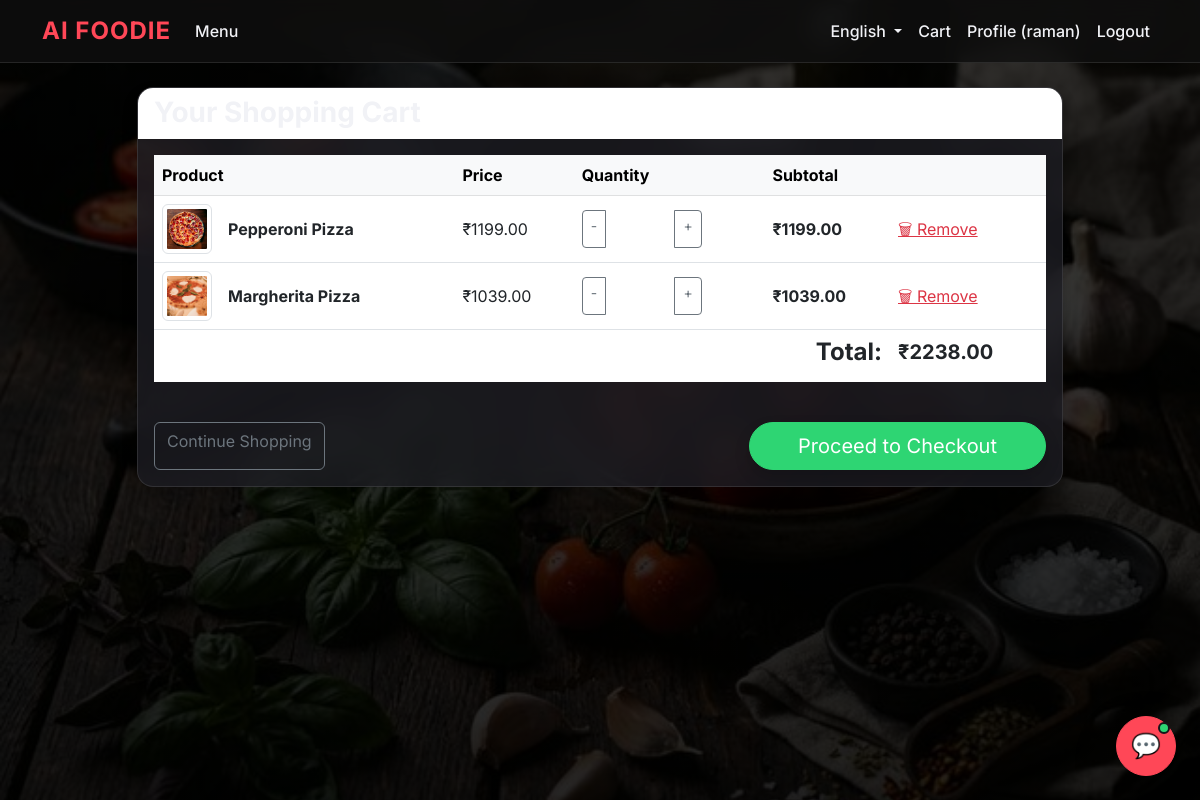
The page /cart/ (signed in) on the database its author committed.
### core/models.py (models this page shows, shortened)
class CartItem(models.Model):
    cart = models.ForeignKey(Cart, related_name='items', on_delete=models.CASCADE)
    food_item = models.ForeignKey(FoodItem, on_delete=models.CASCADE)
    quantity = models.PositiveIntegerField(default=1)
    def get_total_price(self):
        return self.quantity * self.food_item.price

class FoodItem(models.Model):
    category = models.ForeignKey(Category, related_name='food_items', on_delete=models.CASCADE)
    name = models.CharField(max_length=200)
    description = models.TextField()
    price = models.DecimalField(max_digits=6, decimal_places=2)
    image = models.ImageField(upload_to='food_images/', blank=True, null=True)
    is_available = models.BooleanField(default=True)
    popularity_score = models.IntegerField(default=0)

class Cart(models.Model):
    user = models.ForeignKey(User, on_delete=models.CASCADE, null=True, blank=True)
    session_key = models.CharField(max_length=40, null=True, blank=True)
    created_at = models.DateTimeField(auto_now_add=True)
    updated_at = models.DateTimeField(auto_now=True)
    def get_total_price(self):
        return sum(item.get_total_price() for item in self.items.all())

### core/views.py (the view)
# urls.py: path('cart/', views.cart_view, name='cart'),
def cart_view(request):
    cart = get_or_create_cart(request)
    return render(request, 'core/cart.html', {'cart': cart})

### core/views.py (called while the page is built, shortened)
def get_or_create_cart(request):
    if request.user.is_authenticated:
        cart, created = Cart.objects.get_or_create(user=request.user)
        return cart

### templates/core/cart.html
{% extends 'core/base.html' %}
{% block content %}
<div class="row justify-content-center">
    <div class="col-md-10">
        <div class="card shadow">
            <div class="card-header bg-white">
                <h3 class="card-title mb-0">Your Shopping Cart</h3>
            </div>
            <div class="card-body">
                {% if cart.items.count > 0 %}
                    <div class="table-responsive">
                        <table class="table table-hover align-middle">
                            <thead class="table-light">
                                <tr>
                                    <th>Product</th>
                                    <th>Price</th>
                                    <th>Quantity</th>
                                    <th>Subtotal</th>
                                    <th></th>
                                </tr>
                            </thead>
                            <tbody>
                                {% for item in cart.items.all %}
                                <tr>
                                    <td>
                                        <div class="d-flex align-items-center">
                                            {% if item.food_item.image %}
                                                <img src="{{ item.food_item.image.url }}" class="img-thumbnail me-3" style="width: 50px; height: 50px; object-fit: cover;">
                                            {% endif %}
                                            <strong>{{ item.food_item.name }}</strong>
                                        </div>
                                    </td>
                                    <td>₹{{ item.food_item.price }}</td>
                                    <td>
                                        <div class="input-group" style="width: 120px;">
                                            <a href="{% url 'update_cart_item' item.id 'decrease' %}" class="btn btn-outline-secondary btn-sm">-</a>
                                            <input type="text" class="form-control text-center" value="{{ item.quantity }}" readonly>
                                            <a href="{% url 'update_cart_item' item.id 'increase' %}" class="btn btn-outline-secondary btn-sm">+</a>
                                        </div>
                                    </td>
                                    <td><strong>₹{{ item.get_total_price }}</strong></td>
                                    <td>
                                        <a href="{% url 'remove_from_cart' item.id %}" class="text-danger">&#128465; Remove</a>
                                    </td>
                                </tr>
                                {% endfor %}
                            </tbody>
                            <tfoot>
                                <tr>
                                    <td colspan="4" class="text-end border-0"><h4>Total:</h4></td>
                                    <td class="border-0"><h5>₹{{ cart.get_total_price }}</h5></td>
                                </tr>
                            </tfoot>
                        </table>
                    </div>
                    <div class="d-flex justify-content-between mt-4">
                        <a href="{% url 'menu' %}" class="btn btn-outline-secondary">Continue Shopping</a>
                        <a href="{% url 'checkout' %}" class="btn btn-success btn-lg px-5 shadow">Proceed to Checkout</a>
                    </div>
                {% else %}
                    <div class="text-center py-5">
                        <h4 class="text-muted mb-4">Your cart is empty.</h4>
                        <a href="{% url 'menu' %}" class="btn btn-primary btn-lg">Browse Menu</a>
                    </div>
                {% endif %}
            </div>
        </div>
    </div>
</div>
{% endblock %}

### templates/core/base.html (shortened to what this page needs)
{% load i18n %}
<!DOCTYPE html>
<html lang="{{ LANGUAGE_CODE }}">
<head>
    <link href="https://cdn.jsdelivr.net/npm/bootstrap@5.3.0/dist/css/bootstrap.min.css" rel="stylesheet">
    <link rel="stylesheet" href="https://cdn.jsdelivr.net/npm/bootstrap-icons@1.11.3/font/bootstrap-icons.min.css">
    <link href="/static/css/style.css?v=1.2" rel="stylesheet">
</head>
<body>
    <nav class="navbar navbar-expand-lg navbar-dark bg-dark">
        <div class="container">
            <a class="navbar-brand" href="{% url 'home' %}">AI Foodie</a>
            <div class="collapse navbar-collapse" id="navbarNav">
                <ul class="navbar-nav me-auto">
                    <li class="nav-item">
                        <a class="nav-link" href="{% url 'menu' %}">{% trans "Menu" %}</a>
                    </li>
                </ul>
                <ul class="navbar-nav ms-auto">
                    <li class="nav-item dropdown">
                        <a class="nav-link dropdown-toggle" href="#" id="languageDropdown" role="button" data-bs-toggle="dropdown" aria-expanded="false">
                            {% get_current_language as LANGUAGE_CODE %}
                            {% get_language_info for LANGUAGE_CODE as lang %}
                            {{ lang.name_local }}
                        </a>
                            {% get_available_languages as LANGUAGES %}
                            {% get_language_info_list for LANGUAGES as languages %}
                    </li>
                    <li class="nav-item">
                        <a class="nav-link" href="{% url 'cart' %}">
                            {% trans "Cart" %} <span id="nav-cart-badge" class="badge bg-danger rounded-pill ms-1" style="display: none; font-size: 0.75rem;">0</span>
                        </a>
                    </li>
                    {% if user.is_authenticated %}
                        <li class="nav-item">
                            <a class="nav-link" href="{% url 'profile' %}">{% trans "Profile" %} ({{ user.username }})</a>
                        </li>
                        <li class="nav-item">
                            <form action="{% url 'logout' %}" method="post" class="d-inline">
                                <button type="submit" class="nav-link btn btn-link">{% trans "Logout" %}</button>
                            </form>
                        </li>
                    {% endif %}
                </ul>
            </div>
        </div>
    </nav>
    <div class="container mt-4">
        {% block content %}
        {% endblock %}
    </div>
    <button id="chatbot-toggle" class="btn btn-primary rounded-circle position-fixed bottom-0 end-0 m-4 shadow-lg d-flex align-items-center justify-content-center" style="width: 60px; height: 60px; z-index: 1040;" title="Chat with AI Assistant">
        <span class="fs-4">💬</span>
        <span class="chat-toggle-badge" id="chat-unread-dot"></span>
    </button>
</body>
</html>

### static/css/style.css (style rules this page uses)
:root { --primary-color: #ff4757; --secondary-color: #2ed573; --dark-bg: rgba(22, 22, 26, 0.85); --card-bg: rgba(30, 30, 36, 0.75); --text-light: #f1f2f6; --text-muted: #a4b0be; --glass-border: rgba(255, 255, 255, 0.1); }
body { font-family: 'Inter', sans-serif; color: var(--text-light); background-image: linear-gradient(rgba(0, 0, 0, 0.75), rgba(0, 0, 0, 0.85)), url('/static/images/bg.png'); background-size: cover; background-position: center; background-attachment: fixed; min-height: 100vh; }
.navbar { background: rgba(15, 15, 15, 0.8) !important; backdrop-filter: blur(12px); -webkit-backdrop-filter: blur(12px); border-bottom: 1px solid var(--glass-border); }
.navbar-brand { font-weight: 700; font-size: 1.5rem; color: var(--primary-color) !important; text-transform: uppercase; letter-spacing: 1px; }
.nav-link { color: var(--text-light) !important; transition: color 0.3s ease, transform 0.3s ease; font-weight: 500; }
.card { background: var(--card-bg); backdrop-filter: blur(16px); -webkit-backdrop-filter: blur(16px); border: 1px solid var(--glass-border); border-radius: 16px; box-shadow: 0 8px 32px 0 rgba(0, 0, 0, 0.37); color: var(--text-light); transition: transform 0.3s ease, box-shadow 0.3s ease; overflow: hidden; }
.card-header { background: rgba(255, 255, 255, 0.05); border-bottom: 1px solid var(--glass-border); }
.btn-primary { background-color: var(--primary-color); border-color: var(--primary-color); border-radius: 30px; padding: 8px 24px; font-weight: 600; transition: all 0.3s ease; }
.btn-success { background-color: var(--secondary-color); border-color: var(--secondary-color); border-radius: 30px; transition: all 0.3s ease; }
h1, h2, h3, h4, h5, h6 { font-weight: 700; }
.form-control { background: rgba(255, 255, 255, 0.1); border: 1px solid var(--glass-border); color: #fff; border-radius: 12px; }
.form-control::placeholder { color: var(--text-muted); }
.chat-toggle-badge { position: absolute; top: 5px; right: 5px; width: 12px; height: 12px; background: #2ed573; border: 2px solid #16161a; border-radius: 50%; animation: pulse-green 2s infinite; }

### rows shown on the page
CartItem: food_item.image (picture), food_item.name "Pepperoni Pizza", food_item.price "1199.00", quantity "1", get_total_price "1199.00"
CartItem: food_item.image (picture), food_item.name "Margherita Pizza", food_item.price "1039.00", quantity "1", get_total_price "1039.00"
Cart: get_total_price "2238.00"

### other values the page prints
{{ lang.name_local }} "English"
{{ user.username }} "raman"
